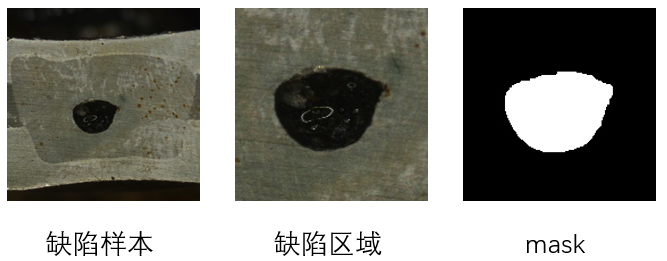
#> input picture best_practices/contrib/fsod-code/image-20220922164236344.png, 667 x 261 px
$ python -i utils.py   (imports and definitions only)
#> lines starting #> are read from the running program, lines starting #| are printed output that depends on the picture; after the words box and inside, x2 and y2 are one past the last pixel; in counts of white or black regions, pixels touching at a corner belong together
#> further down, picture is the input picture: shape (261, 667, 3); mean B, G, R 126.8, 133.4, 133.7
import cv2
from PIL import Image
import random
import numpy as np


def get_edge_cor(img):
    gray_defect_img = cv2.cvtColor(img, cv2.COLOR_BGR2GRAY)
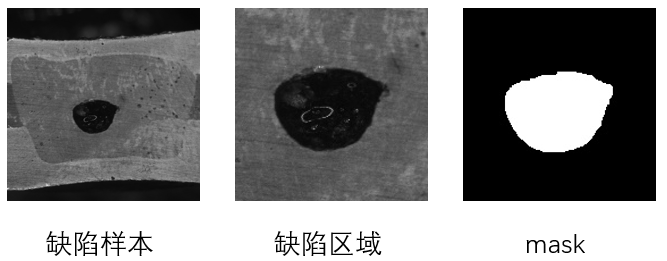
#> gray_defect_img: shape (261, 667); min 0, max 255, mean 132.7
    _, binary_defect_img = cv2.threshold(gray_defect_img, 50, 255, cv2.THRESH_BINARY_INV)
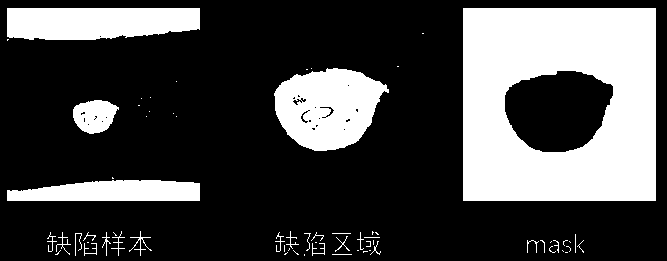
#> binary_defect_img: shape (261, 667); 27.8% white; 66 white regions (42 under 20 px), largest, box (x1, y1, x2, y2) and area: (463, 8, 656, 201) 30545, (274, 68, 389, 151) 6701, (7, 8, 200, 40) 5560
    edge = cv2.Canny(binary_defect_img, 30, 200)
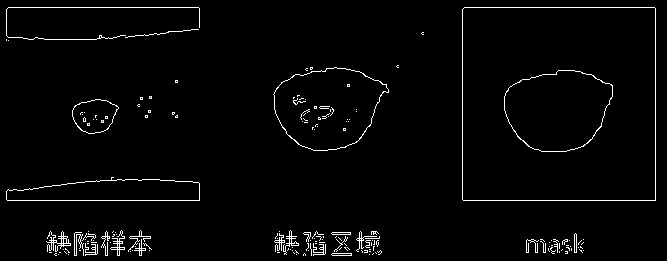
#> edge: shape (261, 667); 2.5% white in thin lines or dots
    line = edge[:, img.shape[0] // 2]
#> line = 261 values, max 255 at index 7, min 0 at index 0, mean 8.79
    line = list(line)
    top = 0
    bottom = len(line) - 1
#> bottom = 260
    result = []
    while (top < bottom):
        if (line[top] == 255):
            pass
        else:
            top += 1
        if (line[bottom] == 255):
            pass
        else:
            bottom -= 1
        if line[top] == 255 and line[bottom] == 255:
            result.append(top)
            result.append(bottom)
            break
#> this loop made 9 passes
#> bottom on passes 1 to 9: 259, 258, 257, 256, 255, 254, 253, 252, 251
#> after the loop, bottom = 251; result = [7, 251]; top = 7
    return result


def rand(a=0, b=1):
    return np.random.rand() * (b - a) + a


def filp_image(image, mask):
    if rand() > 0.5:
        image = cv2.flip(image, 0)  # 垂直翻转
        mask = cv2.flip(mask, 0)
    if rand() > 0.5:
        image = cv2.flip(image, 1)  # 水平翻转
        mask = cv2.flip(mask, 1)

    return image, mask


def rotate_image(image, mask):
    if rand() > 0.5:
        image = Image.fromarray(image)
        mask = Image.fromarray(mask)
        angle = random.randint(-30, 30)
        image = image.rotate(angle)
        mask = mask.rotate(angle)
        image = np.array(image, np.uint8)
        mask = np.array(mask, np.uint8)
    return image, mask


def resize_image(image, mask):
    if rand() > 0.5:
        h, w, c = image.shape[:]
        ratio = 0.12 * random.randint(6, 10)
        new_h, new_w = h, ratio * 2 / np.log10(w) * w
        new_h, new_w = int(new_h), int(new_w)
        image = cv2.resize(image, (new_h, new_w), cv2.INTER_CUBIC)
        mask = cv2.resize(mask, (new_h, new_w), cv2.INTER_NEAREST)
    return image, mask

>>> import cv2
>>> picture = cv2.imread('../image-20220922164236344.png')
>>> result = get_edge_cor(picture)
#> result = [7, 251]

$ run again, on best_practices/contrib/fsod-code/image-20220922164453020.png
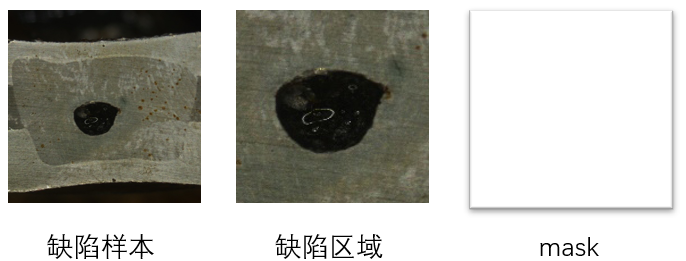
#> input picture best_practices/contrib/fsod-code/image-20220922164453020.png, 686 x 261 px
#> picture is the input picture: shape (261, 686, 3); mean B, G, R 172.9, 179.2, 179.6
#> in get_edge_cor, `_, binary_defect_img = cv2.threshold(gray_defect_img, 50, 255, cv2.THR..`:
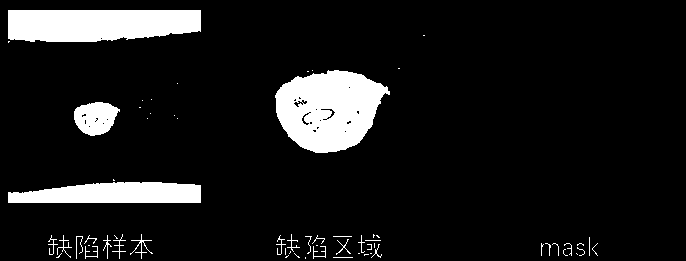
#> binary_defect_img: shape (261, 686); 9.9% white; 63 white regions (41 under 20 px), largest, box (x1, y1, x2, y2) and area: (275, 70, 390, 153) 6701, (8, 10, 201, 42) 5560, (8, 182, 201, 203) 3390
#> in get_edge_cor, `edge = cv2.Canny(binary_defect_img, 30, 200)`:
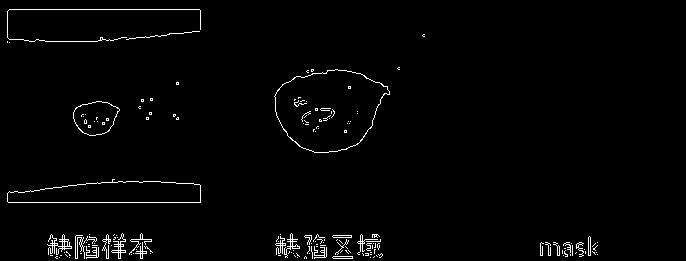
#> edge: shape (261, 686); 1.8% white in thin lines or dots, all inside (x1, y1, x2, y2) = (7, 9, 598, 259)
#> line = 261 values, max 255 at index 9, min 0 at index 0, mean 5.86
#> in get_edge_cor, `bottom = len(line) - 1`: bottom = 260
#> the loop in get_edge_cor, `while (top < bottom):` made 9 passes
#> bottom on passes 1 to 8: 259, 258, 257, 256, 255, 254, 253, 252
#> after the loop in get_edge_cor, `while (top < bottom):`: bottom = 252; result = [9, 252]; top = 9
#> `result = get_edge_cor(picture)`: result = [9, 252]
